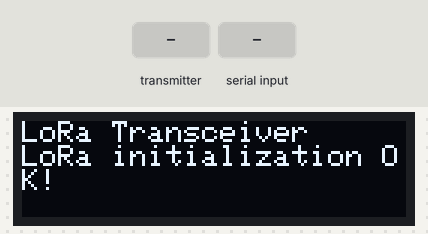
The sketch below on a simulated Arduino Uno, built with avr-gcc and run on an emulated ATmega328P. On the bench: 128×32 one-colour display. The test bench sets the inputs (shaded band). No radio packets arrive unless stated; what the sketch prints to the serial monitor is not drawn.

Above: at 3.2 s.
3.3 s: the transmitter starts sending destID = 64
At 4.2 s:
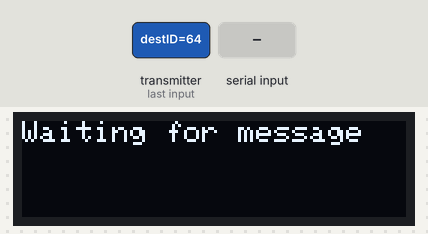
4.8 s: "1" received over Serial
At 7.2 s:
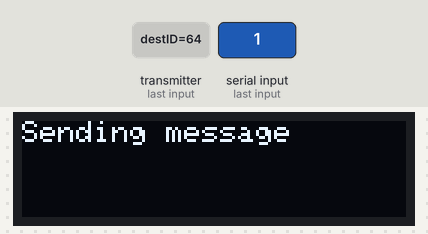
7.8 s: "0" received over Serial
10.8 s: "2" received over Serial
Timing chart, 0 to 13.8 s (numbered marks = the images above; inputs shaded):
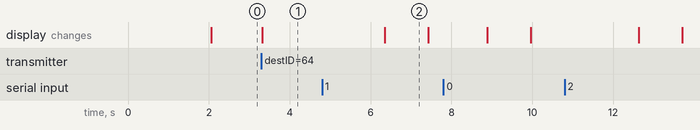

The sketch:

Gateway.ino
```cpp
// This code is for use on the Gateway
#include <RH_RF95.h>
#include <SPI.h>
#include <Wire.h>
#include <Adafruit_GFX.h>
#include <Adafruit_SSD1306.h>

#define SCREEN_WIDTH 128  // OLED display width, in pixels
#define SCREEN_HEIGHT 32  // OLED display height, in pixels

#define OLED_RESET -1 // Reset pin # (or -1 if sharing Arduino reset pin)
Adafruit_SSD1306 display(SCREEN_WIDTH, SCREEN_HEIGHT, &Wire, OLED_RESET);

#define RFM95_CS 10
#define RFM95_RST 9
#define RFM95_INT 2

#define RF95_FREQ 433.0 // LoRa frequency (in MHz), adjust as necessary

RH_RF95 rf95(RFM95_CS, RFM95_INT);

// Message structure
struct Message {
  uint8_t destID;
  uint8_t payload[50];
  uint8_t checksum;
};

void sendWithRetransmit(const Message& msg) {
  uint8_t retries = 3; // no of attempts

  // Sending message
  display.clearDisplay();
  display.setCursor(0, 0);
  display.println("Sending message");
  display.display();
  delay(1000);

  while (retries > 0) {
    rf95.send((uint8_t*)&msg, sizeof(msg));
    rf95.waitPacketSent();

    // Wait for message
    display.clearDisplay();
    display.setCursor(0, 0);
    display.println("Waiting for message");
    display.display();

    // Wait for ACK
    if (rf95.waitAvailableTimeout(1000)) {
      Message ack;
      uint8_t len = sizeof(ack);
      if (rf95.recv((uint8_t*)&ack, &len)) {
        if (ack.destID == 2 && ack.checksum == msg.checksum) {
          // Received ACK from receiver
          Serial.println("Message sent successfully!");
          Serial.println((char*)ack.payload);
          // Received message
          display.clearDisplay();
          display.setCursor(0, 0);
          display.println("Received Message");
          display.display();
          delay(1000);
          return;
        }
      }
    }

    // Retransmit on failure
    retries--;
    Serial.println("Retransmitting...");
  }

  Serial.println("Failed to send message after multiple retries!");
}

void sendAck(const Message &msg) {
  Message ack;
  ack.destID = 2;
  strcpy((char *)ack.payload, "Hello, this is from Gateway");
  ack.checksum = msg.checksum;
  rf95.send((uint8_t *)&ack, sizeof(ack));
  rf95.waitPacketSent();
}

void displaySetup() {
  // Setup OLED display
  display.begin(SSD1306_SWITCHCAPVCC, 0x3C);
  display.setTextSize(1);
  display.setTextColor(WHITE);
  display.clearDisplay();
  display.setCursor(0, 0);
  display.println("LoRa Transceiver");
  display.display();
  delay(2000);
}

void setup() {
  Serial.begin(9600);

  displaySetup();

  // Initialize LoRa module
  if (!rf95.init()) {
    display.println("LoRa initialization failed!");
    display.display();
    while (1)
      ;
  }
  display.println("LoRa initialization OK!");
  display.display();

  if (!rf95.setFrequency(RF95_FREQ)) {
    display.println("Error setting frequency!");
    display.display();
    while (1)
      ;
  }
}

void loop() {
  if (Serial.available()) {
    // Transmitting from MakerUno/LoraHat to LoRa Gateway
    String data = Serial.readString();
    Message msg;
    msg.destID = 1; // Adjust destination ID as needed
    strncpy((char *)msg.payload, data.c_str(), sizeof(msg.payload) - 1);
    msg.payload[sizeof(msg.payload) - 1] = '\0';
    sendWithRetransmit(msg);
  }

  if (rf95.available()) {
    // Receiving from LoRa Gateway to MakerUno/LoraHat
    Message msg;
    uint8_t len = sizeof(msg);

    // Waiting for Message
    display.clearDisplay();
    display.setCursor(0, 0);
    display.println("Waiting for message");
    display.display();
    delay(1000);

    if (rf95.recv((uint8_t *)&msg, &len)) {
      if (validateChecksum(msg)) {
        // Check if the message is intended for the targeted device
        if (msg.destID == 1) {
          Serial.print("Received: ");
          Serial.println((char *)msg.payload);

          // Received Message
          display.clearDisplay();
          display.setCursor(0, 0);
          display.println("Received message");
          display.display();
          delay(1000);

          // Sending ACK back to the sender
          display.clearDisplay();
          display.setCursor(0, 0);
          display.println("Sending ACK");
          display.display();
          delay(1000);
          sendAck(msg);
        }
      } else {
        Serial.println("Checksum validation failed!");
      }
    }
  }
}

// To ensure no error
bool validateChecksum(const Message &msg) {
  uint8_t calculatedChecksum = 0;
  for (int i = 0; i < sizeof(msg) - 1; i++) {
    calculatedChecksum ^= *((uint8_t *)&msg + i);
  }
  return (calculatedChecksum == msg.checksum);
}
```

Measured:
- after the input at 3.3 s, the display: changes at once (image 1)
- after the input at 4.8 s, the display: changes after 1.5 s (image 2)
- what the display in image 2 shows lasts 1.1 s, from 6.3 s to 7.4 s
